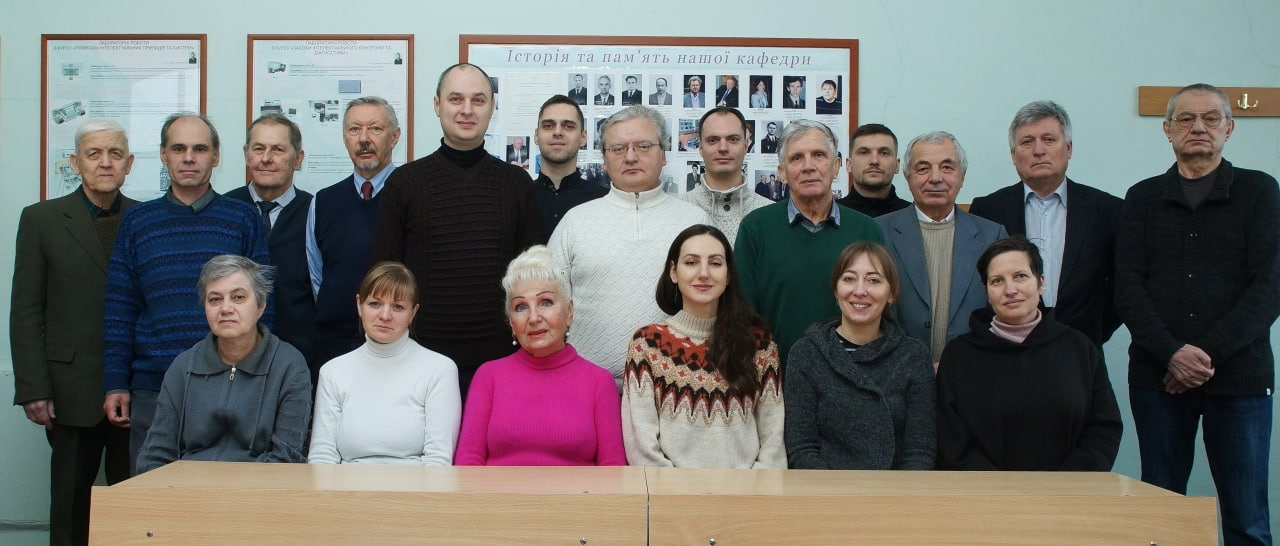
#> input picture img/asnk.kpi.ua.jpeg, 1280 x 546 px
$ jupyter execute pw7.ipynb
#> lines starting #> are read from the running program, lines starting #| are printed output that depends on the picture; after the words box and inside, x2 and y2 are one past the last pixel; in counts of white or black regions, pixels touching at a corner belong together
<div style="text-align:center; margin-top: 1cm;">
    <h2>Київський політехнічний інститут імені Ігоря Сікорського</h2>
    <h2>Приладобудівний факультет</h2>
    <h3>Кафедра автоматизації та систем неруйнівного контролю</h3>
    <br><br><br>
</div>

<div style="text-align:center; margin-top: 5cm;">
    <h2>Практична робота №7 </h2>
    <h2>з предмету "Комп'ютерний зір"</h2>
</div>

<div style="text-align:right; margin-top: 5cm;">
<p>Студент: Погорєлов Богдан<br>
    Група: ПК-51мп<br>
</p>
</div>
<div style="text-align:center; margin-top: 5cm;">
2025 рік  <br><br><br><br>
</div>

Тема: Детекція облич та очей методом Haar Cascade

Мета: Розробити програму для автоматичного знаходження облич та очей на груповому фото (мінімум 5 осіб) з використанням бібліотеки OpenCV.

Розробити програму, яка виконує такі дії з ЦЗ:
1. Вхідні дані - самостійно отримана цифрова фотографія, яка містить не менше 5 обличь людей.
2. Програма знаходить положення обличь людей та очей людей за допомогою алгоритму Хаар каскад (Haar
cascade).
4. Програма відображає положення обличь та очей людей в вихідному ЦЗ

[cell 1]
import cv2
import numpy as np
import matplotlib.pyplot as plt
import requests
# from io import BytesIO
# from PIL import Image

# img = cv2.imread('../img/asnk.kpi.ua.jpeg', cv2.IMREAD_GRAYSCALE)
img = cv2.imread('../img/asnk.kpi.ua.jpeg')
#> img is the input picture: shape (546, 1280, 3); mean B, G, R 112.2, 114, 114.6

# Перетворюємо в сірий колір (потрібно для Haar Cascade)
gray = cv2.cvtColor(img, cv2.COLOR_BGR2GRAY)
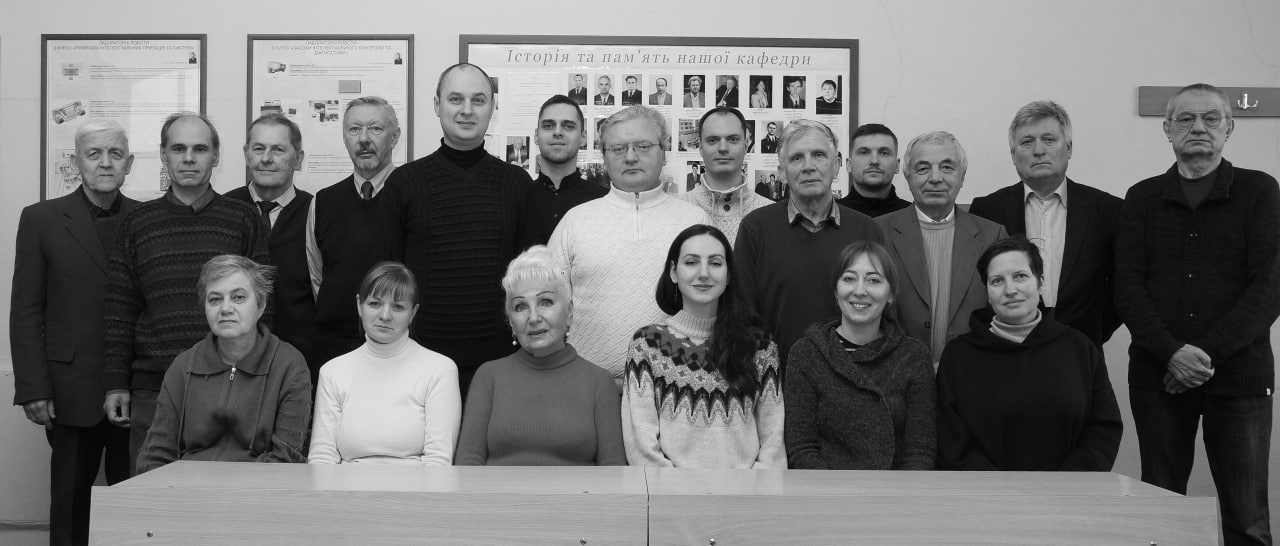
#> gray: shape (546, 1280); min 0, max 253, mean 113.9

plt.figure(figsize=(10, 6))
plt.imshow(cv2.cvtColor(img, cv2.COLOR_BGR2RGB))
plt.title("Вхідне зображення")
plt.axis('off')
plt.show()

[cell 2]
# 2. Детекція облич та очей (Code Cell)
# Завантаження каскадів
face_xml = cv2.data.haarcascades + 'haarcascade_frontalface_default.xml'
eye_xml = cv2.data.haarcascades + 'haarcascade_eye.xml'

face_cascade = cv2.CascadeClassifier(face_xml)
eye_cascade = cv2.CascadeClassifier(eye_xml)

result_img = img.copy() # Працюємо з копією
gray = cv2.cvtColor(img, cv2.COLOR_BGR2GRAY)

# 1. Детекція облич
faces = face_cascade.detectMultiScale(
    gray,
    scaleFactor=1.1,
    minNeighbors=5,
    minSize=(30, 30)
)
#> faces = 19 rows, first 6: [530, 103, 57, 57], [239, 126, 58, 58], [845, 130, 58, 58], [695, 118, 56, 56], [157, 124, 64, 64], [434, 74, 66, 66]

print(f"Знайдено облич: {len(faces)}")
#| Знайдено облич: 19

[cell 3]
eyes_count = 0
for (x, y, w, h) in faces:
    # Малюємо рамку обличчя
    cv2.rectangle(result_img, (x, y), (x+w, y+h), (0, 255, 0), 2)

    # Виділяємо зону обличчя (ROI)
    roi_gray = gray[y:y+h, x:x+w]
    roi_color = result_img[y:y+h, x:x+w]

    # 2. Детекція очей
    eyes = eye_cascade.detectMultiScale(
        roi_gray,
        scaleFactor=1.1,
        minNeighbors=2,
        minSize=(4, 4)
    )


    for (ex, ey, ew, eh) in eyes:
        eyes_count+=1
        cv2.rectangle(
            roi_color,
            (ex, ey),
            (ex+ew, ey+eh),
            (255, 0, 0),
            1
        )
#> this loop made 19 passes
#> (x, y, w, h) on passes 1, 2, 3, 4, 7, 8, 12, 13, 14, 15, 16, 17: (530, 103, 57, 57), (239, 126, 58, 58), (845, 130, 58, 58), (695, 118, 56, 56), (336, 105, 59, 59), (76, 131, 58, 58), (355, 280, 63, 63), (1164, 92, 68, 68), (1007, 116, 62, 62), (600, 124, 62, 62), (777, 132, 63, 63), (904, 143, 63, 63)
#> (x, y, w, h, eyes) on passes 5, 6, 9, 10, 11, 18: (157, 124, 64, 64, [[12, 13, 21, 21], [32, 13, 21, 21]]), (434, 74, 66, 66, [[12, 13, 21, 21], [32, 13, 22, 22]]), (978, 253, 65, 65, [[9, 16, 23, 23]]), (829, 254, 66, 66, [[33, 17, 20, 20]]), (193, 270, 69, 69, [[33, 16, 22, 22]]), (671, 237, 65, 65, [[12, 14, 21, 21]])
#> pass 1, `roi_gray = gray[y:y+h, x:x+w]`:
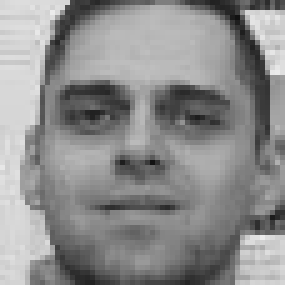
#> roi_gray: shape (57, 57) (shown 5 times larger); min 17, max 237, mean 141.1
#> pass 1, `roi_color = result_img[y:y+h, x:x+w]`:
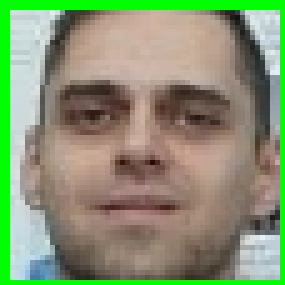
#> roi_color: shape (57, 57, 3) (shown 5 times larger); mean B, G, R 113.9, 148.4, 135.3
#> pass 2, `roi_gray = gray[y:y+h, x:x+w]`:
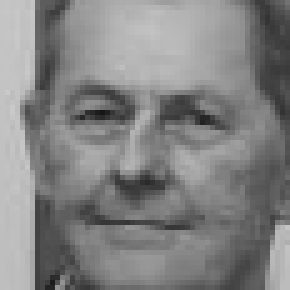
#> roi_gray: shape (58, 58) (shown 5 times larger); min 22, max 202, mean 130.9
#> pass 2, `roi_color = result_img[y:y+h, x:x+w]`:
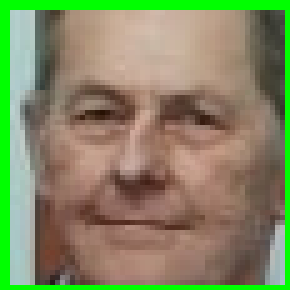
#> roi_color: shape (58, 58, 3) (shown 5 times larger); mean B, G, R 98.7, 137.2, 131.7
#> after the loop:
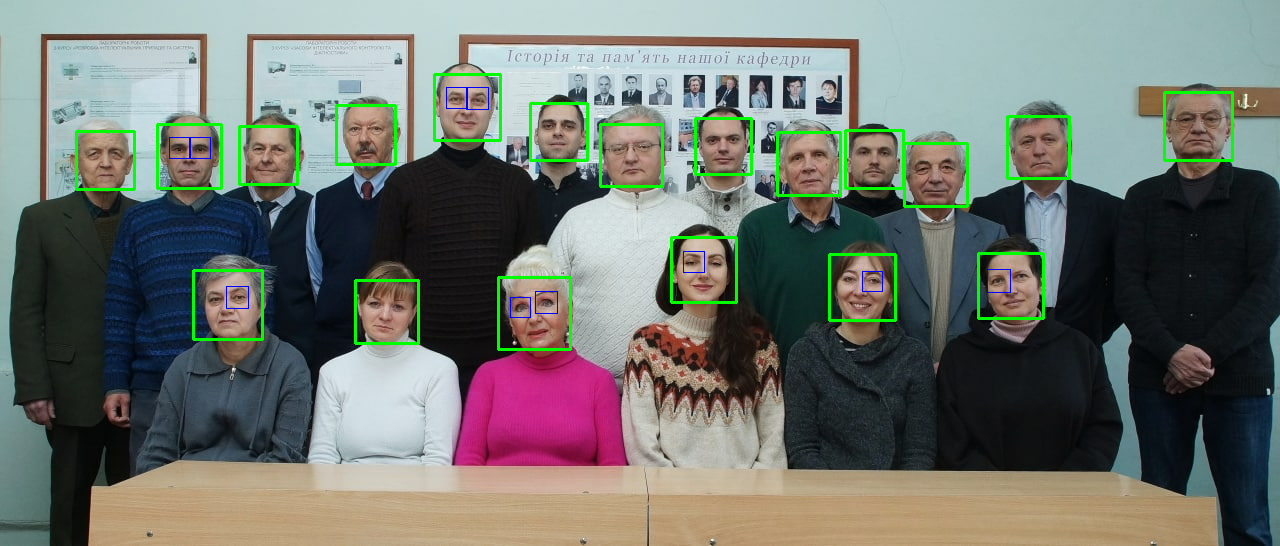
#> result_img: shape (546, 1280, 3); 2.15% of pixels changed, all inside (x1, y1, x2, y2) = (75, 73, 1234, 351)
#> after the loop:
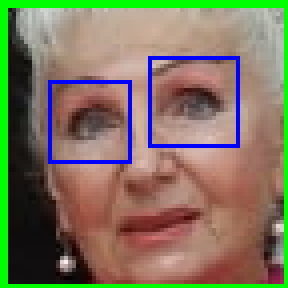
#> roi_color: shape (72, 72, 3) (shown 4 times larger); mean B, G, R 95.2, 118.1, 126.6
#> after the loop:
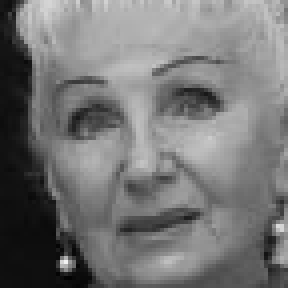
#> roi_gray: shape (72, 72) (shown 4 times larger); min 2, max 242, mean 117.3
#> after the loop, eyes_count = 10
print(f'Знайлено очей {eyes_count}')
#| Знайлено очей 10

[cell 4]
# Відображення
plt.figure(figsize=(15, 10))
plt.imshow(cv2.cvtColor(result_img, cv2.COLOR_BGR2RGB))
plt.title(f"Результат: {len(faces)} облич (з очима)")
plt.axis('off')
plt.show()

$ run again, with img/kaplan.jpg copied over img/asnk.kpi.ua.jpeg
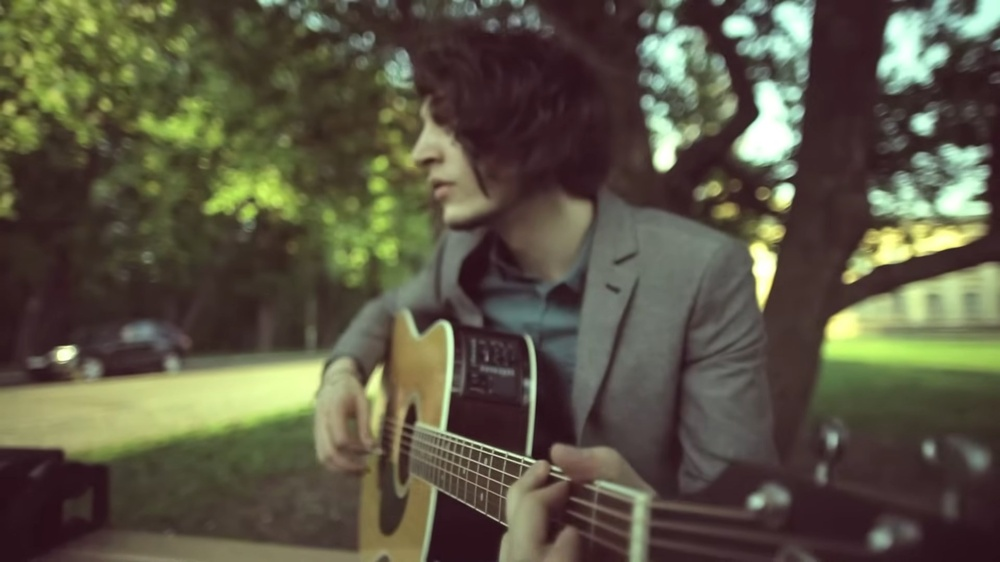
#> input picture img/kaplan.jpg, 1000 x 562 px, shrunk from 1920 x 1080 before the run
#> img is the input picture: shape (562, 1000, 3); mean B, G, R 68.6, 87, 91.6
#> `gray = cv2.cvtColor(img, cv2.COLOR_BGR2GRAY)`:
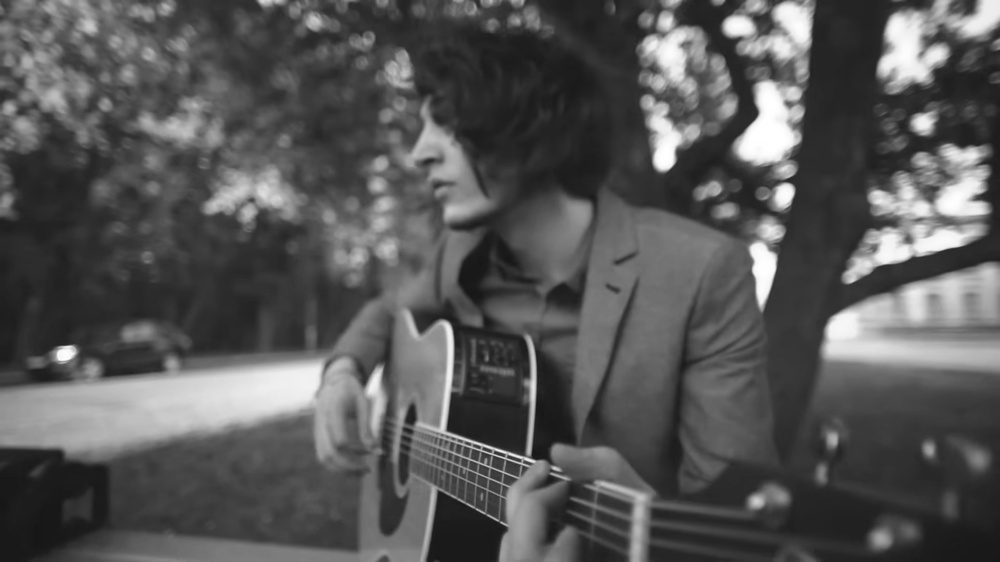
#> gray: shape (562, 1000); min 21, max 255, mean 86.3
#> faces = [[769, 81, 61, 61], [570, 229, 78, 78]]
#| Знайдено облич: 2
#> the loop `for (x, y, w, h) in faces:` made 2 passes
#> after the loop `for (x, y, w, h) in faces:`:
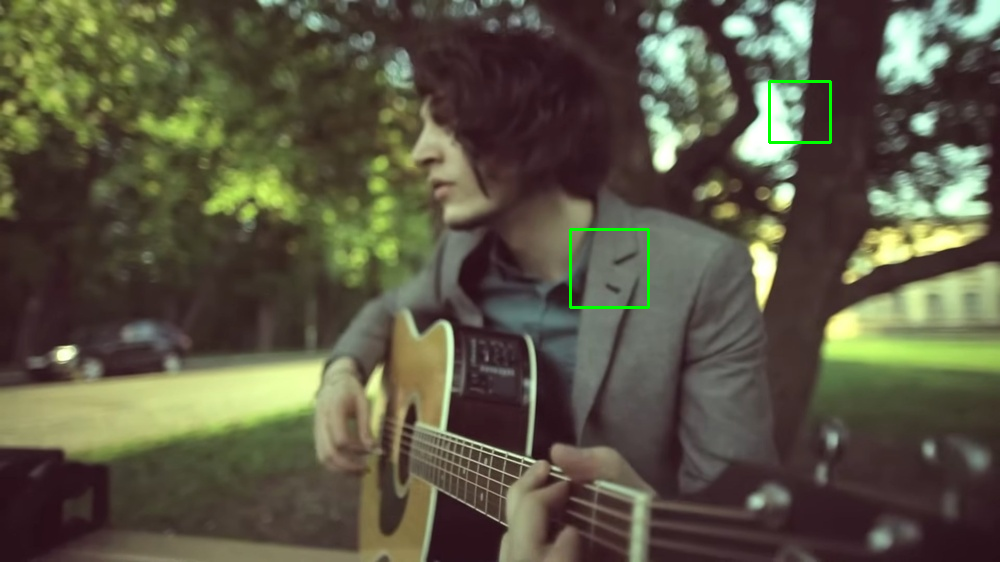
#> result_img: shape (562, 1000, 3); 0.3% of pixels changed, all inside (x1, y1, x2, y2) = (569, 80, 832, 309)
#> after the loop `for (x, y, w, h) in faces:`: eyes_count = 0
#| Знайлено очей 0
